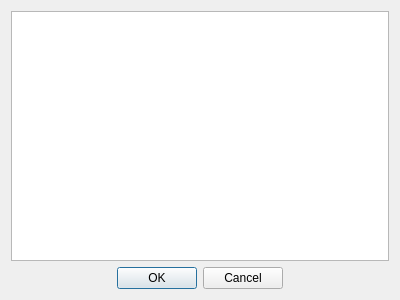
<?xml version="1.0" encoding="UTF-8"?>
<ui version="4.0">
 <class>chooseWords</class>
 <widget class="QDialog" name="chooseWords">
  <property name="geometry">
   <rect>
    <x>0</x>
    <y>0</y>
    <width>400</width>
    <height>300</height>
   </rect>
  </property>
  <property name="windowTitle">
   <string>Dialog</string>
  </property>
  <layout class="QVBoxLayout" name="verticalLayout">
   <item>
    <layout class="QVBoxLayout" name="verticalLayout_2">
     <item>
      <widget class="QListWidget" name="listWords"/>
     </item>
     <item>
      <widget class="QDialogButtonBox" name="buttonBox">
       <property name="orientation">
        <enum>Qt::Horizontal</enum>
       </property>
       <property name="standardButtons">
        <set>QDialogButtonBox::Cancel|QDialogButtonBox::Ok</set>
       </property>
       <property name="centerButtons">
        <bool>true</bool>
       </property>
      </widget>
     </item>
    </layout>
   </item>
  </layout>
 </widget>
 <resources/>
 <connections>
  <connection>
   <sender>buttonBox</sender>
   <signal>accepted()</signal>
   <receiver>chooseWords</receiver>
   <slot>accept()</slot>
   <hints>
    <hint type="sourcelabel">
     <x>248</x>
     <y>254</y>
    </hint>
    <hint type="destinationlabel">
     <x>157</x>
     <y>274</y>
    </hint>
   </hints>
  </connection>
  <connection>
   <sender>buttonBox</sender>
   <signal>rejected()</signal>
   <receiver>chooseWords</receiver>
   <slot>reject()</slot>
   <hints>
    <hint type="sourcelabel">
     <x>316</x>
     <y>260</y>
    </hint>
    <hint type="destinationlabel">
     <x>286</x>
     <y>274</y>
    </hint>
   </hints>
  </connection>
 </connections>
</ui>
